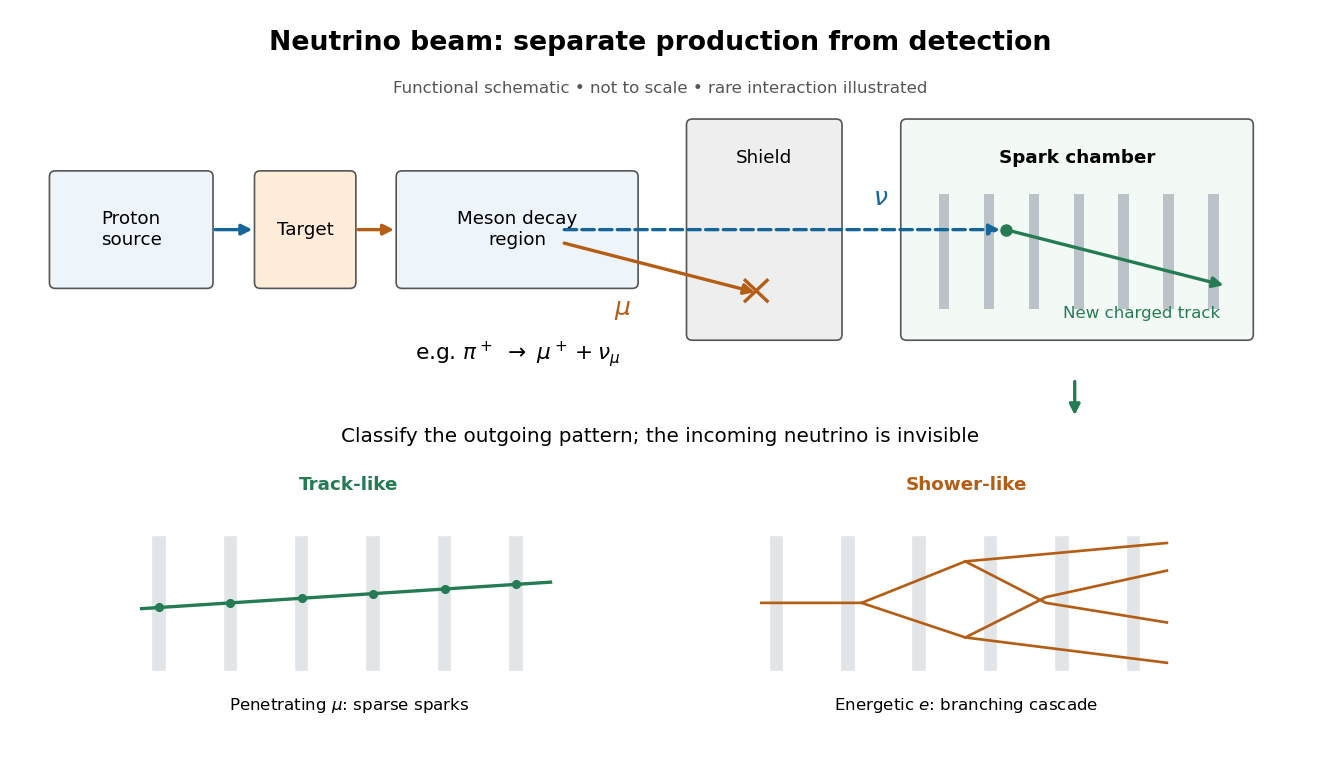

Write Python code to recreate this figure.
"""Draw a functional beam chain; run from _media to write the matching PNG."""

from pathlib import Path

import matplotlib.pyplot as plt
from matplotlib.patches import FancyArrowPatch, FancyBboxPatch, Rectangle


plt.rcParams.update({"font.family": "DejaVu Sans", "font.size": 11})
fig, ax = plt.subplots(figsize=(11, 6.4), dpi=120, facecolor="white")
ax.set(xlim=(0, 11), ylim=(0, 6.4))
ax.axis("off")
blue, orange, green = "#16659a", "#b35d15", "#257b53"
ax.text(5.5, 6.1, "Neutrino beam: separate production from detection", ha="center", fontsize=16, weight="bold")
ax.text(5.5, 5.73, "Functional schematic • not to scale • rare interaction illustrated", ha="center", color="#555555", fontsize=10)


def box(x, y, w, h, label, color):
    ax.add_patch(FancyBboxPatch((x, y), w, h, boxstyle="round,pad=0.05", facecolor=color, edgecolor="#555555"))
    ax.text(x + w / 2, y + h / 2, label, ha="center", va="center")


def arrow(start, end, color=blue, style="-", width=2):
    ax.add_patch(FancyArrowPatch(start, end, arrowstyle="-|>", mutation_scale=13, linewidth=width, color=color, linestyle=style))


box(.25, 4.08, 1.32, .92, "Proton\nsource", "#edf4fa")
box(2.03, 4.08, .78, .92, "Target", "#ffedda")
box(3.26, 4.08, 2.00, .92, "Meson decay\nregion", "#edf4fa")
box(5.78, 3.63, 1.25, 1.82, "", "#eeeeee")
ax.text(6.405, 5.12, "Shield", ha="center")
box(7.64, 3.63, 2.96, 1.82, "", "#f3faf5")
ax.text(9.12, 5.12, "Spark chamber", ha="center", weight="bold")
for x in [7.92, 8.31, 8.70, 9.09, 9.48, 9.87, 10.26]:
    ax.add_patch(Rectangle((x, 3.85), .09, 1.00, facecolor="#bbc3c9", edgecolor="none"))
arrow((1.61, 4.54), (1.99, 4.54))
arrow((2.85, 4.54), (3.22, 4.54), orange)
arrow((4.64, 4.54), (8.48, 4.54), blue, "--")
ax.text(7.35, 4.75, r"$\nu$", color=blue, fontsize=15)
arrow((4.64, 4.43), (6.35, 3.99), orange)
ax.text(5.10, 3.80, r"$\mu$", color=orange, fontsize=15)
ax.plot([6.24, 6.43], [3.92, 4.10], color=orange, lw=2)
ax.plot([6.24, 6.43], [4.10, 3.92], color=orange, lw=2)
ax.scatter([8.5], [4.54], color=green, s=42, zorder=5)
arrow((8.5, 4.54), (10.42, 4.05), green)
ax.text(9.68, 3.77, "New charged track", ha="center", color=green, fontsize=10)
ax.text(4.26, 3.40, r"e.g. $\pi^+\ \to\ \mu^+ + \nu_\mu$", ha="center", fontsize=13)
arrow((9.10, 3.25), (9.10, 2.90), green)

ax.text(5.5, 2.70, "Classify the outgoing pattern; the incoming neutrino is invisible", ha="center", fontsize=12)
for x0, label in [(0.60, "Track-like"), (5.96, "Shower-like")]:
    ax.text(x0 + 2.2, 2.28, label, ha="center", color=green if x0 < 1 else orange, weight="bold")
    for x in [x0 + .50, x0 + 1.12, x0 + 1.74, x0 + 2.36, x0 + 2.98, x0 + 3.60]:
        ax.add_patch(Rectangle((x, .72), .10, 1.15, color="#e1e5e8", zorder=0))
ax.plot([1.0, 4.55], [1.25, 1.48], color=green, lw=2)
ax.scatter([1.15, 1.77, 2.39, 3.01, 3.63, 4.25], [1.26, 1.30, 1.34, 1.38, 1.42, 1.46], color=green, s=20)
for xs, ys in [([6.38, 7.25, 8.15, 9.90], [1.3, 1.3, 1.66, 1.82]),
               ([7.25, 8.15, 9.90], [1.3, 1.0, .78]),
               ([8.15, 8.85, 9.90], [1.66, 1.30, 1.13]),
               ([8.15, 8.85, 9.90], [1.0, 1.35, 1.58])]:
    ax.plot(xs, ys, color=orange, lw=1.6)
ax.text(2.80, .37, r"Penetrating $\mu$: sparse sparks", ha="center", fontsize=10)
ax.text(8.16, .37, r"Energetic $e$: branching cascade", ha="center", fontsize=10)
fig.subplots_adjust(left=.02, right=.98, bottom=.02, top=.98)
fig.savefig(Path(__file__).stem + ".png", facecolor="white")
plt.close(fig)
